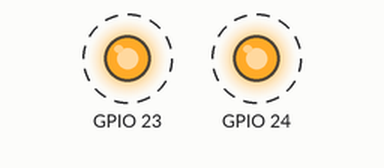
This program was run on a simulated Raspberry Pi (BCM pin numbers). On the bench: output pins drawn as LEDs (lit = HIGH). Dashed ring = blinking. Threads take turns every 2 ms; what the program prints to the terminal is not drawn.

Above: at 0.2 s.
Timing chart, 0 to 4.6 s (numbered marks = the images above):
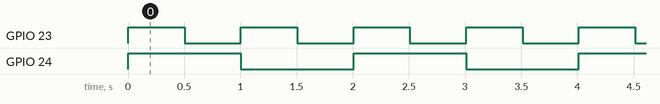

The program:

threads.py
```python
#!/usr/bin/env python3
# -*- coding: utf-8 -*-
"""
Filename: threads.py
Author: Manuel Caballero
Date: 18/October/2025
Version: 18/October/2025 The ORIGIN
Description:
    This script demonstrates how to work with threads. Two threads are configured to make two LEDs blink.

    Follow me!:
	- GitHub:  https://github.com/AqueronteBlog
    - YouTube: https://www.youtube.com/user/AqueronteBlog
    - X:       https://twitter.com/aqueronteblog

License: MIT License
Contact: aqueronteblog@gmail.com
Dependencies: RPi.GPIO, threading, signal, time
"""
import threading
import time
import signal
import RPi.GPIO as GPIO

# PIN Configuration (BCM pins and intervals)
LED1_PIN = 23
LED2_PIN = 24

LED1_INTERVAL = 0.5
LED2_INTERVAL = 1


# def: Thread1 and Thread2
def blink_loop (pin, interval, stop_evt):
    GPIO.setup (pin, GPIO.OUT)
    GPIO.output (pin, False)
    state = False

    try:
        while not stop_evt.is_set():
            state = not state
            GPIO.output (pin, state)
            if stop_evt.wait(interval):
                break
    finally:
        GPIO.output (pin, False)


# Force stopping events for each thread
def _handle_sigint(signum, frame):
    _stop_evt1.set()
    _stop_evt2.set()


# Independent stop events for each thread
_stop_evt1 = threading.Event()
_stop_evt2 = threading.Event()

# Independent stop events for each thread by signal
signal.signal(signal.SIGINT, _handle_sigint)
signal.signal(signal.SIGTERM, _handle_sigint)


# def: main
def main():
    GPIO.setmode(GPIO.BCM)

    thread1 = threading.Thread(target=blink_loop, args=(LED1_PIN, LED1_INTERVAL, _stop_evt1), daemon=True)
    thread2 = threading.Thread(target=blink_loop, args=(LED2_PIN, LED2_INTERVAL, _stop_evt2), daemon=True)

    thread1.start()
    thread2.start()

    try:
        print(f"LEDs: {LED1_PIN}@{LED1_INTERVAL}s, {LED2_PIN}@{LED2_INTERVAL}s")

        while True:
            time.sleep(10)

    except KeyboardInterrupt:
        _stop_evt1.set()
        _stop_evt2.set()

    finally:
        thread1.join (timeout = 1.0)
        thread2.join (timeout = 1.0)

        GPIO.cleanup((LED1_PIN, LED2_PIN))

# main
if __name__ == "__main__":
    main()
```

Measured:
- by itself, GPIO 23: alternates HIGH for 0.50 s and LOW for 0.50 s
- by itself, GPIO 24: alternates HIGH for 1.0 s and LOW for 1.0 s
